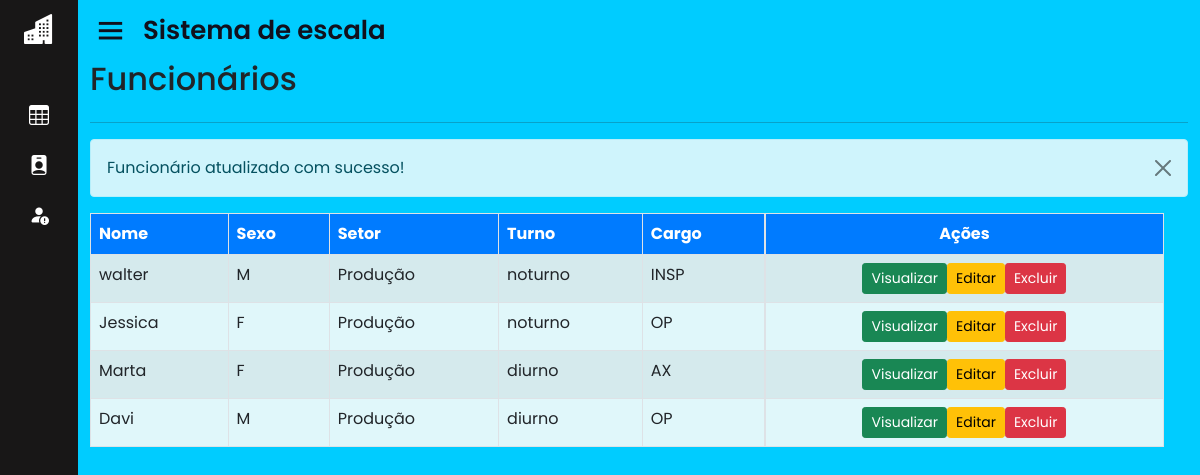
Screenshot of /home.php?page=lista_func&msg=2 (signed in) with the database file from the repository.
### tables this page shows
CREATE TABLE IF NOT EXISTS `funcionario` (
  `id_func` int(11) NOT NULL AUTO_INCREMENT,
  `nome_func` varchar(50) NOT NULL,
  `cargo_func` varchar(50) DEFAULT NULL,
  `turno` varchar(50) DEFAULT NULL,
  `telefone_func` varchar(50) NOT NULL,
  `sexo_func` varchar(50) NOT NULL,
  `email_func` varchar(50) NOT NULL,
  `id_st` int(11) DEFAULT NULL,
  PRIMARY KEY (`id_func`) USING BTREE,
  KEY `FK_funcionario_setor` (`id_st`),
  CONSTRAINT `FK_funcionario_setor` FOREIGN KEY (`id_st`) REFERENCES `setor` (`id_st`) ON DELETE CASCADE ON UPDATE CASCADE
);

CREATE TABLE IF NOT EXISTS `setor` (
  `id_st` int(11) NOT NULL AUTO_INCREMENT,
  `nome_st` varchar(50) DEFAULT NULL,
  PRIMARY KEY (`id_st`)
);

### sis/funcionario/lista_func.php (the view)
<div id="main" class="container-fluid">
	<div id="top" class="row">
		<div class="col-md-11">
			<h2>Funcionários</h2>
		</div>
	</div>
	<hr/>
	<div> <?php include "mensagens.php"; ?> </div>
	<div id="list" class="row">
    <div class="table-responsive col-md-12">
	<?php
    $data = mysqli_query($con, "select * from funcionario, endereco, setor where funcionario.id_func = endereco.id_func;");
    echo "<table class='table table-striped table-bordered' style='background-color: #e0f7fa;' cellspacing='0' cellpadding='0'>";
    echo "<thead style='background-color: #007bff; color: white;'>";
    echo "<tr>";
    echo "<td><strong>Nome</strong></td>";
    echo "<td><strong>Sexo</strong></td>";
    echo "<td><strong>Setor</strong></td>";
    echo "<td><strong>Turno</strong></td>";
    echo "<td><strong>Cargo</strong></td>";
    echo "<td class='actions d-flex justify-content-center'><strong>Ações</strong></td>";
    echo "</tr></thead><tbody>";
    while ($info = mysqli_fetch_array($data)) {
        echo "<tr>";
        echo "<td>".$info['nome_func']."</td>";
        echo "<td>".$info['sexo_func']."</td>";
        echo "<td>".$info['nome_st']."</td>";
        echo "<td>".$info['turno']."</td>";
        echo "<td>".$info['cargo_func']."</td>";
        echo "<td class='actions btn-group-sm d-flex justify-content-center'>";
        echo "<a class='btn btn-success btn-xs' href='?page=view_func&id_func=".$info['id_func']."'> Visualizar </a>";
        echo "<a class='btn btn-warning btn-xs' href='?page=fedita_func&id_func=".$info['id_func']."'> Editar </a>";
        echo "<a href='?page=excluir_func&id_func=".$info['id_func']."' class='btn btn-danger btn-xs'> Excluir </a>";
        echo "</td>";
        echo "</tr>";
    }
    echo "</tbody></table>";
?>
    </div>
</div>
</div>

### home.php (shortened to what this page needs)
<!DOCTYPE html>
<html lang="en" dir="ltr">
<head>
  <link rel="stylesheet" href="./css/style.css">
  <link rel="stylesheet" href="https://cdnjs.cloudflare.com/ajax/libs/font-awesome/6.4.0/css/all.min.css" />
  <link href='https://unpkg.com/boxicons@2.0.7/css/boxicons.min.css' rel='stylesheet'>
  <link href="https://cdn.jsdelivr.net/npm/bootstrap@5.0.2/dist/css/bootstrap.min.css" rel="stylesheet">
  <link rel="stylesheet" href="https://cdn.jsdelivr.net/npm/bootstrap-icons@1.11.3/font/bootstrap-icons.min.css">
</head>
<body>
  <div class="sidebar close">
    <?php
      if (isset($_SESSION['UsuarioNivel'])) {
        switch($_SESSION['UsuarioNivel']){
          case 1: include "base/sidebar.php"; break;
        }
      }
    ?>
  </div>
  <section class="home-section">
    <div class="home-content">
      <i class='bx bx-menu'></i>
      <span class="text">Sistema de escala</span>
    </div>
    <?php
      include "base/ch_pages.php";
    ?>
  </section>
</body>
</html>

### base/sidebar.php (shortened to what this page needs)
<?php
$mysqli = new mysqli("localhost", "root", "", "sisescala");
$id_usuario = $_SESSION['UsuarioID'];
$result = $mysqli->query("SELECT id_func FROM usuarios WHERE id = $id_usuario");
if ($result && $result->num_rows > 0) {
    $info = $result->fetch_assoc();
} else {
    $info['id_func'] = null;
}
?>
        <div class="logo-details">
          <i class="bi bi-buildings-fill"></i>
        </div>
        <ul class="nav-links">
          <li>
            <a href="?page=view_escala&id_func=<?php echo $info['id_func'] ?>">
              <i class="bi bi-table"></i>
            </a>
          </li>
          <li>
            <a href="?page=perfil_func">
              <i class="bi bi-person-badge-fill"></i>
            </a>
          </li>
          <li>
            <a href="?page=lista_sub">
              <i class="bi bi-person-fill-exclamation"></i>
            </a>
          </li>
        </ul>

### base/ch_pages.php (shortened to what this page needs)
<?php
if (isset($_GET['page'])) {
    switch ($_GET['page']) {
        case 'lista_func':
            include "sis/funcionario/lista_func.php";
            break;
    }
}

### sis/funcionario/mensagens.php (shortened to what this page needs)
<?php
if(isset($_GET['msg'])){
	$msg = $_GET['msg'];
	switch($msg){
		case 2:
			echo '	<div class="alert alert-info alert-dismissible fade show" role="alert">
						Funcionário atualizado com sucesso!
						<button type="button" class="btn-close" data-bs-dismiss="alert" aria-label="Close"></button>
		  			</div>';
			break;
	}
}
?>

### css/style.css (style rules this page uses)
* { margin: 0; padding: 0; box-sizing: border-box; font-family: 'Poppins', sans-serif; }
.row { width: 100%; }
.sidebar { position: fixed; top: 0; left: 0; height: 100%; width: 260px; background: rgb(24, 23, 23); z-index: 100; transition: all 0.5s ease; }
.sidebar.close { width: 78px; }
.sidebar .logo-details { height: 60px; width: 100%; display: flex; align-items: center; }
.sidebar .logo-details i { font-size: 30px; color: #fff; height: 50px; min-width: 78px; text-align: center; line-height: 50px; }
.sidebar .nav-links { height: 100%; padding: 30px 0 150px 0; overflow: auto; }
.sidebar.close .nav-links { overflow: visible; }
.sidebar .nav-links li { position: relative; list-style: none; transition: all 0.4s ease; }
.sidebar .nav-links li i { height: 50px; min-width: 78px; text-align: center; line-height: 50px; color: #fff; font-size: 20px; cursor: pointer; transition: all 0.3s ease; }
.sidebar .nav-links li a { display: flex; align-items: center; text-decoration: none; }
.home-section { position: relative; background: rgb(0, 204, 255); min-height: 100vh; left: 260px; width: calc(100% - 260px); transition: all 0.5s ease; }
.sidebar.close ~ .home-section { left: 78px; width: calc(100% - 78px); }
.home-section .home-content { height: 60px; display: flex; align-items: center; }
.home-section .home-content .bx-menu, .home-section .home-content .text { color: #11101d; font-size: 35px; }
.home-section .home-content .bx-menu { margin: 0 15px; cursor: pointer; }
.home-section .home-content .text { font-size: 26px; font-weight: 600; }

### rows the page displays
funcionario: nome_func "walter", sexo_func "M", setor.nome_st "Produção", turno "noturno", cargo_func "INSP"
funcionario: nome_func "Jessica", sexo_func "F", setor.nome_st "Produção", turno "noturno", cargo_func "OP"
funcionario: nome_func "Marta", sexo_func "F", setor.nome_st "Produção", turno "diurno", cargo_func "AX"
funcionario: nome_func "Davi", sexo_func "M", setor.nome_st "Produção", turno "diurno", cargo_func "OP"
